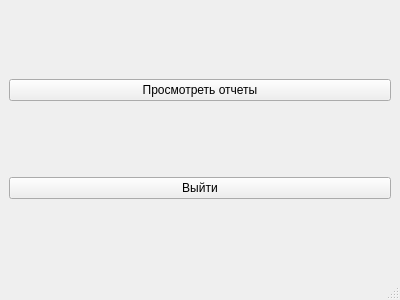
<?xml version="1.0" encoding="UTF-8"?>
<ui version="4.0">
 <class>UserWindow</class>
 <widget class="QMainWindow" name="UserWindow">
  <property name="geometry">
   <rect>
    <x>0</x>
    <y>0</y>
    <width>400</width>
    <height>300</height>
   </rect>
  </property>
  <property name="windowTitle">
   <string>Панель пользователя</string>
  </property>
  <widget class="QWidget" name="centralwidget">
   <layout class="QVBoxLayout" name="verticalLayout">
    <item>
     <widget class="QPushButton" name="btnViewReports">
      <property name="text">
       <string>Просмотреть отчеты</string>
      </property>
     </widget>
    </item>
    <item>
     <widget class="QPushButton" name="btnLogout">
      <property name="text">
       <string>Выйти</string>
      </property>
     </widget>
    </item>
   </layout>
  </widget>
  <widget class="QMenuBar" name="menubar"/>
  <widget class="QStatusBar" name="statusbar"/>
 </widget>
 <resources/>
 <connections/>
</ui>
